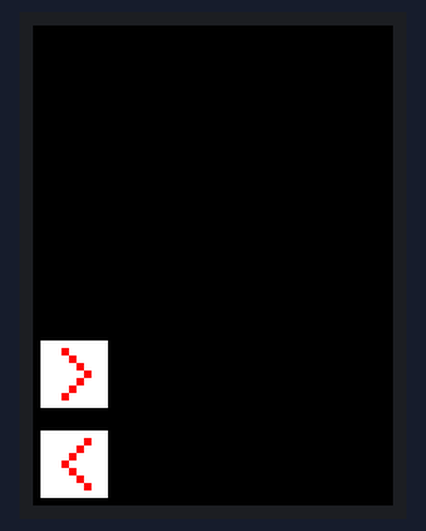
Simulated run of this sketch. Board: Arduino Uno, built with avr-gcc and run on an emulated ATmega328P. Shown: 240×320 colour display.

Above: at 0.3 s.

The sketch:

Box_Draw.ino
```cpp
#include "Adafruit_GFX.h"
#include "SPI.h"
#include "Wire.h"
#include "Adafruit_ILI9341.h"
#include "Adafruit_STMPE610.h"

#define TFT_CS 10
#define TFT_DC 9
Adafruit_ILI9341 tft = Adafruit_ILI9341(TFT_CS, TFT_DC);

#define BOXSIZE 45

void setup() {
  Serial.begin(9600);

tft.begin();

tft.fillScreen(ILI9341_BLACK);

//Box Outline, Box Fill, and Text in Box
tft.drawRect(5, 270, BOXSIZE, BOXSIZE, ILI9341_WHITE);
tft.fillRect(5, 270, BOXSIZE, BOXSIZE, ILI9341_WHITE);
  tft.setCursor(14, 275);
  tft.setTextColor(ILI9341_RED);  tft.setTextSize(5);
  tft.println("<");

tft.drawRect(5, 210, BOXSIZE, BOXSIZE, ILI9341_WHITE);
tft.fillRect(5, 210, BOXSIZE, BOXSIZE, ILI9341_WHITE);
  tft.setCursor(14, 215);
  tft.setTextColor(ILI9341_RED);  tft.setTextSize(5);
  tft.println(">");

}

void loop() {
  // put your main code here, to run repeatedly:

}
```
